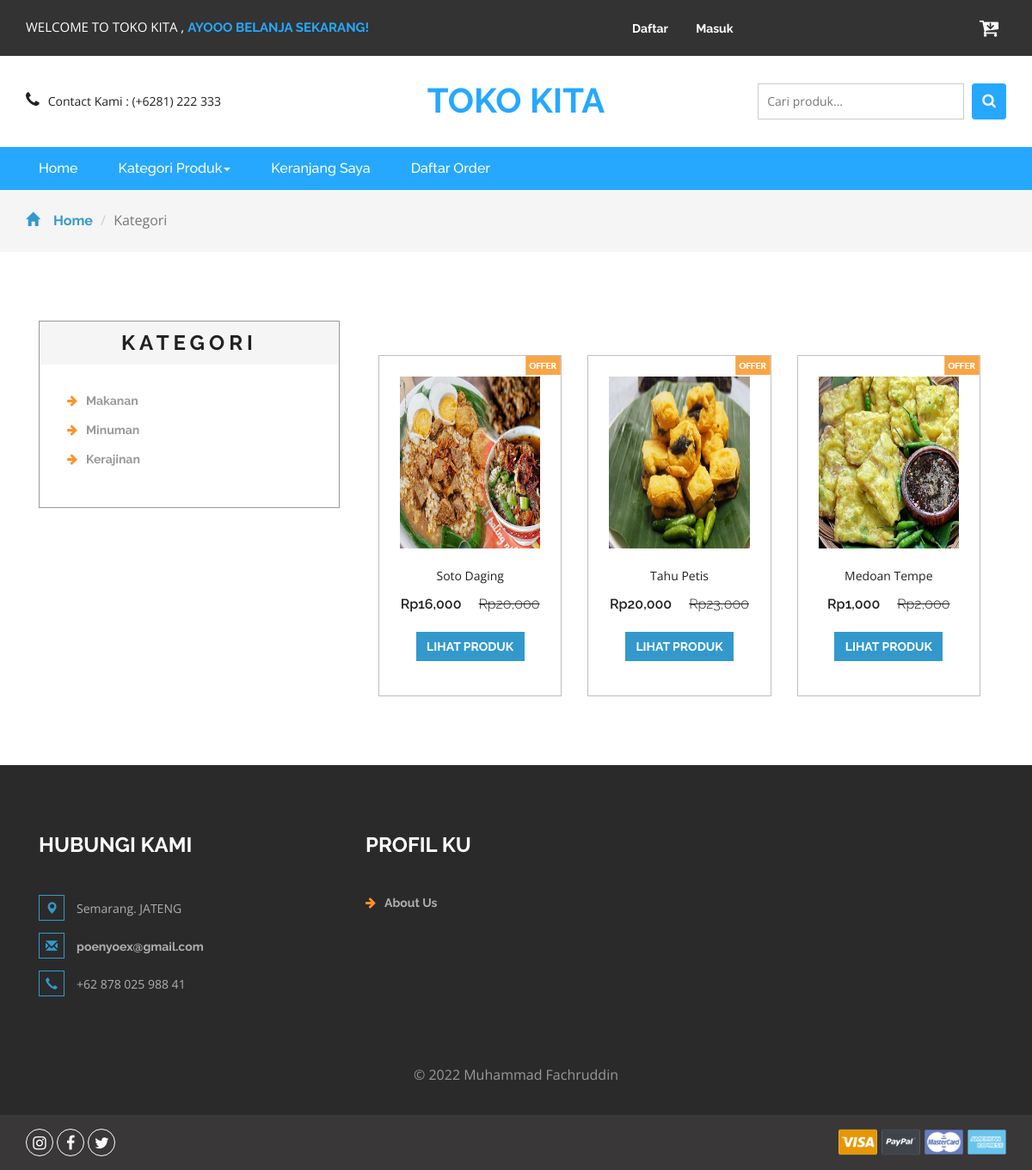
The app's page /kategori.php?idkategori=1 with its own data.
### tables this page shows
CREATE TABLE `kategori` (
  `idkategori` int(11) NOT NULL,
  `namakategori` varchar(20) NOT NULL,
  `tgldibuat` timestamp NOT NULL DEFAULT current_timestamp()
);

CREATE TABLE `produk` (
  `idproduk` int(11) NOT NULL,
  `idkategori` int(11) NOT NULL,
  `namaproduk` varchar(30) NOT NULL,
  `gambar` varchar(100) NOT NULL,
  `deskripsi` varchar(200) NOT NULL,
  `rate` int(11) NOT NULL,
  `hargabefore` int(11) NOT NULL,
  `hargaafter` int(11) NOT NULL,
  `tgldibuat` timestamp NOT NULL DEFAULT current_timestamp()
);

### kategori.php (the view, shortened to what this page needs)
<?php
include 'dbconnect.php';
$idk = $_GET['idkategori'];
?>
<!DOCTYPE html>
<html>
<head>
	<link href="css/bootstrap.css" rel="stylesheet" type="text/css" media="all" />
	<link href="css/style.css" rel="stylesheet" type="text/css" media="all" />
	<link href="css/font-awesome.css" rel="stylesheet">
</head>
<body>
	<div class="agileits_header">
		<div class="container">
			<div class="w3l_offers">
			<p>WELCOME TO TOKO KITA , <a>AYOOO BELANJA SEKARANG!</a></p>
			</div>
			<div class="agile-login">
				<ul>
					<?php
					if (!isset($_SESSION['log'])) {
						echo '
					<li><a href="registered.php"> Daftar</a></li>
					<li><a href="login.php">Masuk</a></li>
					';
					}
					?>
				</ul>
			</div>
			<div class="product_list_header">
				<a href="cart.php"><button class="w3view-cart" type="submit" name="submit" value=""><i class="fa fa-cart-arrow-down" aria-hidden="true"></i></button>
				</a>
			</div>
			<div class="clearfix"> </div>
		</div>
	</div>
	<div class="logo_products">
		<div class="container">
			<div class="w3ls_logo_products_left1">
				<ul class="phone_email">
					<li><i class="fa fa-phone" aria-hidden="true"></i>Contact Kami : (+6281) 222 333</li>
				</ul>
			</div>
			<div class="w3ls_logo_products_left">
				<h1><a href="index.php">Toko Kita</a></h1>
			</div>
			<div class="w3l_search">
				<form action="search.php" method="post">
					<input type="search" name="Search" placeholder="Cari produk...">
					<button type="submit" class="btn btn-default search" aria-label="Left Align">
						<i class="fa fa-search" aria-hidden="true"> </i>
					</button>
				</form>
			</div>
			<div class="clearfix"> </div>
		</div>
	</div>
	<div class="navigation-agileits">
		<div class="container">
			<nav class="navbar navbar-default">
				<div class="collapse navbar-collapse" id="bs-megadropdown-tabs">
					<ul class="nav navbar-nav">
						<li class="active"><a href="index.php" class="act">Home</a></li>
						<li class="dropdown">
							<a href="#" class="dropdown-toggle" data-toggle="dropdown">Kategori Produk<b class="caret"></b></a>
						</li>
						<li><a href="cart.php">Keranjang Saya</a></li>
						<li><a href="daftarorder.php">Daftar Order</a></li>
					</ul>
				</div>
			</nav>
		</div>
	</div>
	<div class="breadcrumbs">
		<div class="container">
			<ol class="breadcrumb breadcrumb1 animated wow slideInLeft" data-wow-delay=".5s">
				<li><a href="index.php"><span class="glyphicon glyphicon-home" aria-hidden="true"></span>Home</a></li>
				<li class="active">Kategori</li>
			</ol>
		</div>
	</div>
	<div class="products">
		<div class="container">
			<div class="col-md-4 products-left">
				<div class="categories">
					<h2>Kategori</h2>
					<ul class="cate">
						<?php
						$kat = mysqli_query($conn, "SELECT * from kategori order by idkategori ASC");
						while ($p = mysqli_fetch_array($kat)) {
						?>
							<li><a href="kategori.php?idkategori=<?php echo $p['idkategori'] ?>"><i class="fa fa-arrow-right" aria-hidden="true"></i><?php echo $p['namakategori'] ?></a></li>
						<?php
						}
						?>
					</ul>
				</div>
			</div>
			<div class="col-md-8 products-right">
				<div class="agile_top_brands_grids">
					<?php
					$brgs = mysqli_query($conn, "SELECT * from produk where idkategori='$idk' order by idproduk ASC");
					$x = mysqli_num_rows($brgs);
					if ($x > 0) {
						while ($p = mysqli_fetch_array($brgs)) {
					?>
							<div class="col-md-4 top_brand_left">
								<div class="hover14 column">
									<div class="agile_top_brand_left_grid">
										<div class="agile_top_brand_left_grid_pos">
											<img src="images/offer.png" alt=" " class="img-responsive" />
										</div>
										<div class="agile_top_brand_left_grid1">
											<figure>
												<div class="snipcart-item block">
													<div class="snipcart-thumb">
														<a href="product.php?idproduk=<?php echo $p['idproduk'] ?>"><img src="<?php echo $p['gambar'] ?>" width="200px" height="200px"></a>
														<p><?php echo $p['namaproduk'] ?></p>
														<h4>Rp<?php echo number_format($p['hargaafter']) ?> <span>Rp<?php echo number_format($p['hargabefore']) ?></span></h4>
													</div>
													<div class="snipcart-details top_brand_home_details">
														<fieldset>
															<a href="product.php?idproduk=<?php echo $p['idproduk'] ?>"><input type="submit" class="button" value="Lihat Produk" /></a>
														</fieldset>
													</div>
												</div>
											</figure>
										</div>
									</div>
								</div>
							</div>
					<?php
						}
					} else {
						echo "Data tidak ditemukan";
					}
					?>
				</div>
			</div>
		</div>
	</div>
	<div class="footer">
		<div class="container">
			<div class="w3_footer_grids">
				<div class="col-md-4 w3_footer_grid">
					<h3>Hubungi Kami</h3>
					<ul class="address">
						<li><i class="glyphicon glyphicon-map-marker" aria-hidden="true"></i>Semarang. JATENG</li>
						<li><i class="glyphicon glyphicon-envelope" aria-hidden="true"></i><a href="poenyoex@gmail.com">poenyoex@gmail.com</a></li>
						<li><i class="glyphicon glyphicon-earphone" aria-hidden="true"></i>+62 878 025 988 41</li>
					</ul>
				</div>
				<div class="col-md-3 w3_footer_grid">
					<h3>Profil Ku</h3>
					<ul class="info">
						<li><i class="fa fa-arrow-right" aria-hidden="true"></i><a href="about.html">About Us</a></li>
					</ul>
				</div>
				<div class="clearfix"> </div>
			</div>
		</div>
		<div class="footer-copy">
			<div class="container">
				<p>© 2022 Muhammad Fachruddin</p>
			</div>
		</div>
	</div>
	<div class="footer-botm">
		<div class="container">
			<div class="w3layouts-foot">
				<ul>
					<li><a href="https://instagram.com/facruttt___?igshid=YmMyMTA2M2Y=" class="w3_agile_instagram"><i class="fa fa-instagram" aria-hidden="true"></i></a></li>
					<li><a href="https://www.facebook.com/fachrudin01?mibextid=LQQJ4ds" class="w3_agile_facebook"><i class="fa fa-facebook" aria-hidden="true"></i></a></li>
					<li><a href="#" class="agile_twitter"><i class="fa fa-twitter" aria-hidden="true"></i></a></li>
				</ul>
			</div>
			<div class="payment-w3ls">
				<img src="images/card.png" alt=" " class="img-responsive">
			</div>
			<div class="clearfix"> </div>
		</div>
	</div>
	<link href="css/skdslider.css" rel="stylesheet">
</body>
</html>

### records on screen
kategori: namakategori "Makanan"
kategori: namakategori "Minuman"
kategori: namakategori "Kerajinan"
produk: gambar (picture), namaproduk "Soto Daging", hargaafter "16,000", hargabefore "20,000"
produk: gambar (picture), namaproduk "Tahu Petis", hargaafter "20,000", hargabefore "23,000"
produk: gambar (picture), namaproduk "Medoan Tempe", hargaafter "1,000", hargabefore "2,000"
